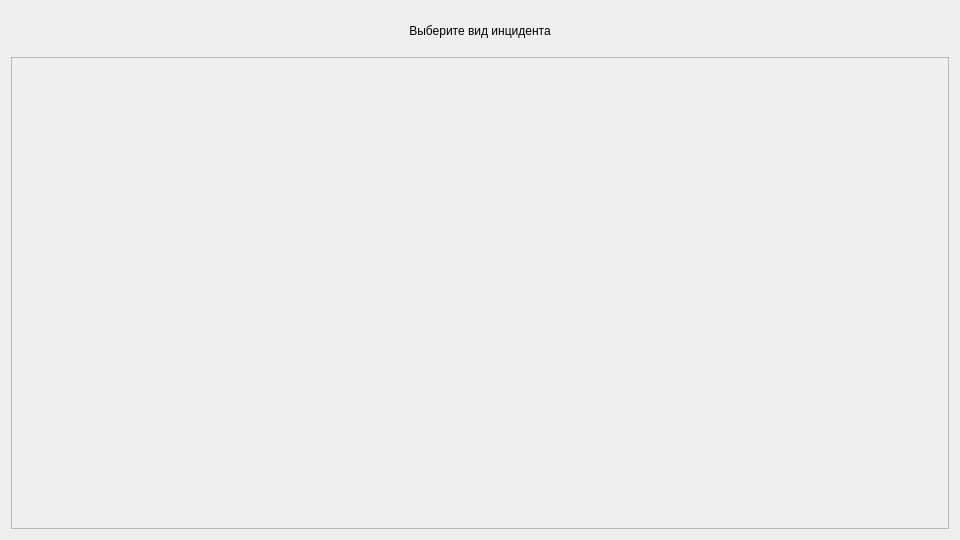
<?xml version="1.0" encoding="UTF-8"?>
<ui version="4.0">
 <class>IncidentMenu</class>
 <widget class="QWidget" name="IncidentMenu">
  <property name="geometry">
   <rect>
    <x>0</x>
    <y>0</y>
    <width>960</width>
    <height>540</height>
   </rect>
  </property>
  <property name="windowTitle">
   <string>Form</string>
  </property>
  <layout class="QVBoxLayout" name="verticalLayout">
   <item>
    <widget class="QLabel" name="label">
     <property name="minimumSize">
      <size>
       <width>0</width>
       <height>40</height>
      </size>
     </property>
     <property name="text">
      <string>Выберите вид инцидента</string>
     </property>
     <property name="alignment">
      <set>Qt::AlignCenter</set>
     </property>
    </widget>
   </item>
   <item>
    <widget class="QScrollArea" name="scrollArea">
     <property name="widgetResizable">
      <bool>true</bool>
     </property>
     <widget class="QWidget" name="scrollAreaWidgetContents">
      <property name="geometry">
       <rect>
        <x>0</x>
        <y>0</y>
        <width>44</width>
        <height>474</height>
       </rect>
      </property>
      <property name="sizePolicy">
       <sizepolicy hsizetype="Maximum" vsizetype="Minimum">
        <horstretch>0</horstretch>
        <verstretch>0</verstretch>
       </sizepolicy>
      </property>
      <layout class="QHBoxLayout" name="horizontalLayout">
       <item>
        <widget class="Incident" name="widget" native="true">
         <property name="sizePolicy">
          <sizepolicy hsizetype="Preferred" vsizetype="Preferred">
           <horstretch>0</horstretch>
           <verstretch>0</verstretch>
          </sizepolicy>
         </property>
         <property name="minimumSize">
          <size>
           <width>0</width>
           <height>0</height>
          </size>
         </property>
        </widget>
       </item>
       <item>
        <widget class="Incident" name="widget_2" native="true"/>
       </item>
      </layout>
     </widget>
    </widget>
   </item>
  </layout>
 </widget>
 <customwidgets>
  <customwidget>
   <class>Incident</class>
   <extends>QWidget</extends>
   <header location="global">src/ui/Incident.h</header>
   <container>1</container>
  </customwidget>
 </customwidgets>
 <resources/>
 <connections/>
</ui>
